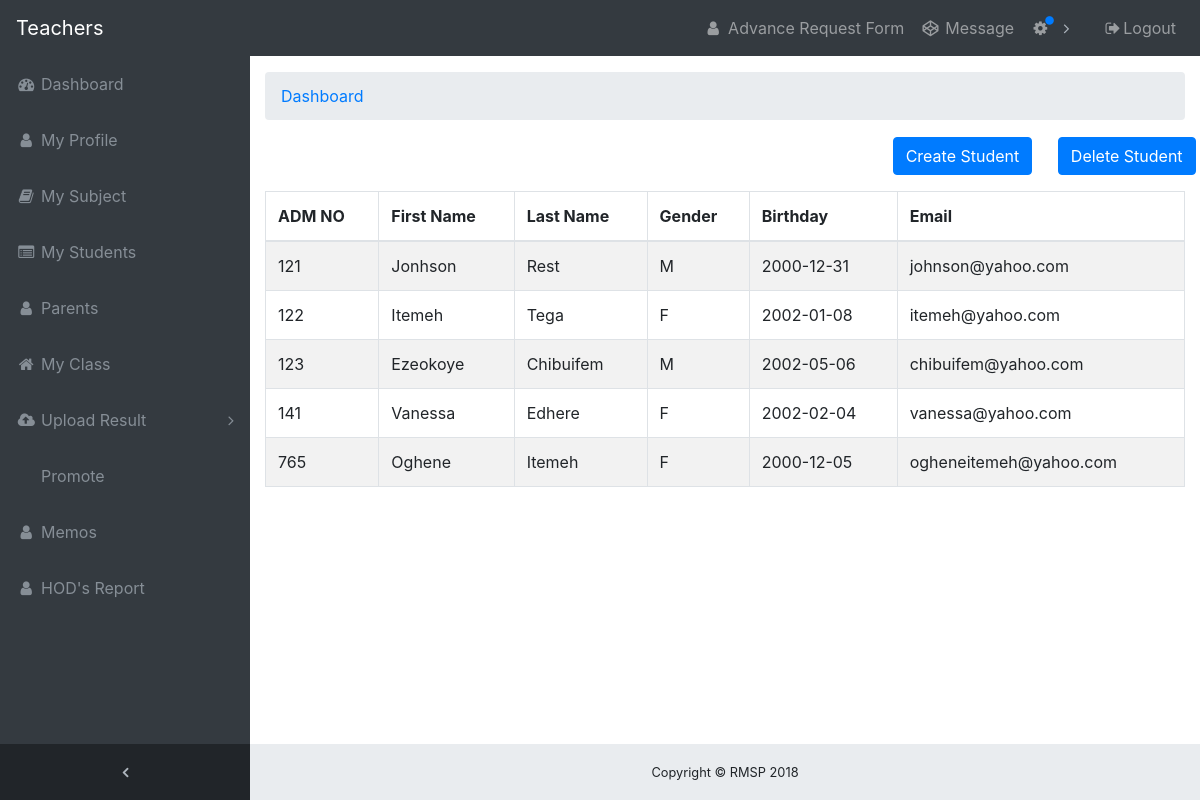
The app's page /staff/class.php (signed in) with its own data.
### tables this page shows
CREATE TABLE `student` (
  `id` int(11) NOT NULL,
  `adm_no` int(225) NOT NULL,
  `fname` varchar(259) NOT NULL,
  `lname` varchar(250) NOT NULL,
  `gender` enum('M','F','','') NOT NULL,
  `birthday` date NOT NULL,
  `email` varchar(225) NOT NULL,
  `password` varchar(225) NOT NULL,
  `parent_id` varchar(225) NOT NULL,
  `class_id` int(250) NOT NULL
);

### staff/class.php (the view, shortened to what this page needs)
<?php include_once ('header.php');
      include_once('../connection.php');
 ?>
  <div class="content-wrapper">
    <div class="container-fluid">
      <ol class="breadcrumb">
        <li class="breadcrumb-item">
          <a href="home.php">Dashboard</a>
                  </li>
      </ol>
       <div class="row pull-right">
        <div class="col-7 offset-1">
        </div>
                <button type="button"data-toggle="modal" data-target="#create" class="btn btn-primary">
                      Create Student
               </button>
                <button type="button"data-toggle="modal" data-target="#delete" class="btn btn-primary">
                      Delete Student
               </button>
                 </div>
         <table class="table table-user-information">
                                  <table class="table table-striped table-bordered table-hover">
                                          <thead>
                          <tr>
                             <th>ADM NO</th>
                            <th>First Name</th>
                            <th>Last Name</th>
                            <th>Gender</th>
                            <th>Birthday</th>
                            <th>Email</th>
                            </tr>
                      </thead>
                      <tbody>
                          <?php
                          $sql="SELECT * FROM student WHERE class_id=$classroom_id";
                          $qry1=mysqli_query($con,$sql);
                          while($re=mysqli_fetch_assoc($qry1))
                          {
                          ?>
                <tr>
                  <td><?php echo $re['adm_no'];?></td>
                  <td><?php echo $re['fname'];?></td>
                  <td><?php echo $re['lname'];?></td>
                  <td><?php echo $re['gender'];?></td>
                  <td><?php echo $re['birthday'];?></td>
                  <td><?php echo $re['email'];?></td>
                </tr>
                 <?php } ?>
                      </tbody>
                    </table>
         </div>
    </div>
    <?php include_once 'footer.php'; ?>

### staff/header.php (shortened to what this page needs)
<?php
include"../connection.php";
$userid =$_SESSION['TEACHER_ID'];
$category =$_SESSION['TEACHER_CAT'];
$class = "SELECT * FROM `classes` WHERE teacher_id='$userid'";
$query_class = mysqli_query($con,$class);
$num_rows = mysqli_num_rows($query_class);
if($num_rows >= 1 ){
while ($query1 = mysqli_fetch_assoc($query_class)){
$classroom_id= $query1 ['id'];
}
}else{
  $classroom = "No Class Yet";
}
 ?>
<!DOCTYPE html>
<html lang="en">
<head>
  <link href="../vendor/bootstrap/css/bootstrap.min.css" rel="stylesheet">
  <link href="../vendor/font-awesome/css/font-awesome.min.css" rel="stylesheet" type="text/css">
  <link href="../css/sb-admin.css" rel="stylesheet">
</head>
<body class="fixed-nav sticky-footer bg-dark" id="page-top">
  <nav class="navbar navbar-expand-lg navbar-dark bg-dark fixed-top" id="mainNav">
    <a class="navbar-brand" href="home.php">Teachers</a>
    <div class="collapse navbar-collapse" id="navbarResponsive">
      <ul class="navbar-nav navbar-sidenav" id="exampleAccordion">
        <li class="nav-item" data-toggle="tooltip" data-placement="right" title="Dashboard">
          <a class="nav-link" href="home.php">
            <i class="fa fa-fw fa-dashboard"></i>
            <span class="nav-link-text">Dashboard</span>
          </a>
        </li>
        <li class="nav-item" data-toggle="tooltip" data-placement="right" title="My Profile">
          <a class="nav-link" href="home.php">
            <i class="fa fa-fw fa-user"></i>
            <span class="nav-link-text">My Profile</span>
          </a>
        </li>
        <li class="nav-item" data-toggle="tooltip" data-placement="right" title="My subject">
          <a class="nav-link" href="subjects.php">
            <i class="fa fa-fw fa-book"></i>
            <span class="nav-link-text">My Subject</span>
          </a>
          <?php
           if ($category == "1") echo '
        <li class="nav-item" data-toggle="tooltip" data-placement="right" title="My Students">
          <a class="nav-link" href="students.php">
            <i class="fa fa-fw fa-list-alt"></i>
            <span class="nav-link-text">My Students</span>
          </a>
        </li>';
                    if ($category == "1" )  echo '
        <li class="nav-item" data-toggle="tooltip" data-placement="right" title="Parents">
          <a class="nav-link" href="parent_view.php">
            <i class="fa fa-fw fa-user"></i>
            <span class="nav-link-text">Parents</span>
          </a>
        </li>';
        elseif ($category == "2");
                    if ($category == "1" )  echo '
        <li class="nav-item" data-toggle="tooltip" data-placement="right" title="My Class">
          <a class="nav-link" href="class.php">
            <i class="fa fa-fw fa-home"></i>
            <span class="nav-link-text">My Class</span>
          </a>
        </li>';
                    ?>
        <li class="nav-item" data-toggle="tooltip" data-placement="right" title="Upload Result">
          <a class="nav-link nav-link-collapse collapsed" data-toggle="collapse" href="#collapseterm1" data-parent="#exampleAccordion">
            <i class="fa fa-fw fa-cloud-upload"></i>
            <span class="nav-link-text">Upload Result</span>
          </a>
        </li>
        </li>
        <?php if($category == "1"){ ?>
             <li class="nav-item" data-toggle="tooltip" data-placement="right" title="Promote">
          <a class="nav-link" href="promote.php">
            <span class="nav-link-text">Promote</span>
          </a>
        </li>
<?php } ?>
           <li class="nav-item" data-toggle="tooltip" data-placement="right" title="Memos">
          <a class="nav-link" href="memo.php">
            <i class="fa fa-fw fa-user"></i>
            <span class="nav-link-text">Memos</span>
          </a>
        </li>
            <li class="nav-item" data-toggle="tooltip" data-placement="right" title="HOD's Report">
          <a class="nav-link" href="hod_report.php">
            <i class="fa fa-fw fa-user"></i>
            <span class="nav-link-text">HOD's Report</span>
          </a>
        </li>
              </ul>
      <ul class="navbar-nav sidenav-toggler">
        <li class="nav-item">
          <a class="nav-link text-center" id="sidenavToggler">
            <i class="fa fa-fw fa-angle-left"></i>
          </a>
        </li>
      </ul>
        <ul class="navbar-nav ml-auto">
        <li class="nav-item" data-toggle="tooltip" data-placement="right" title="Advance Request Form ">
          <a class="nav-link" href="advance_request.php">
            <i class="fa fa-fw fa-user"></i>
            <span class="nav-link-text">Advance Request Form</span>
          </a>
        </li>
          <li class="nav-item" data-toggle="tooltip" data-placement="right" title="Message">
          <a class="nav-link" href="message.php">
            <i class="fa fa-fw fa-codepen"></i>
            <span class="nav-link-text">Message</span>
          </a>
        </li>
        <li class="nav-item dropdown">
          <a class="nav-link dropdown-toggle mr-lg-2" id="messagesDropdown" href="#" data-toggle="dropdown" aria-haspopup="true" aria-expanded="false">
            <i class="fa fa-fw fa-cog"></i>
            <span class="indicator text-primary d-none d-lg-block">
              <i class="fa fa-fw fa-circle"></i>
            </span>
          </a>
        </li>
        <li class="nav-item">
          <a class="nav-link" data-toggle="modal" data-target="#exampleModal">
            <i class="fa fa-fw fa-sign-out"></i>Logout</a>
        </li>
      </ul>
    </div>
  </nav>

### staff/footer.php (shortened to what this page needs)
 <footer class="sticky-footer">
      <div class="container">
        <div class="text-center">
          <small>Copyright © RMSP 2018</small>
        </div>
      </div>
    </footer>
</body>
</html>

### css/sb-admin.css (style rules this page uses)
html { position: relative; min-height: 100%; }
body { overflow-x: hidden; }
body.sticky-footer { margin-bottom: 56px; }
body.sticky-footer .content-wrapper { min-height: calc(100vh - 56px - 56px); }
body.fixed-nav { padding-top: 56px; }
.content-wrapper { min-height: calc(100vh - 56px); padding-top: 1rem; }
#mainNav .navbar-collapse { overflow: auto; max-height: 75vh; }
#mainNav .navbar-collapse .navbar-nav .nav-item .nav-link { cursor: pointer; }
#mainNav .navbar-collapse .navbar-sidenav .nav-link-collapse:after { float: right; content: '\f107'; font-family: 'FontAwesome'; }
#mainNav .navbar-collapse .navbar-sidenav .nav-link-collapse.collapsed:after { content: '\f105'; }
#mainNav .navbar-collapse .sidenav-toggler { display: none; }
#mainNav .navbar-collapse .navbar-nav > .nav-item.dropdown > .nav-link { position: relative; min-width: 45px; }
#mainNav .navbar-collapse .navbar-nav > .nav-item.dropdown > .nav-link:after { float: right; width: auto; content: '\f105'; border: none; font-family: 'FontAwesome'; }
#mainNav .navbar-collapse .navbar-nav > .nav-item.dropdown > .nav-link .indicator { position: absolute; top: 5px; left: 21px; font-size: 10px; }
@media (min-width: 992px) { #mainNav .navbar-brand { width: 250px; } }
@media (min-width: 992px) { #mainNav .navbar-collapse { overflow: visible; max-height: none; } }
@media (min-width: 992px) { #mainNav .navbar-collapse .navbar-sidenav { position: absolute; top: 0; left: 0; -webkit-flex-direction: column; -ms-flex-direction: column; flex-direction: column; margin-top: 56px; } }
@media (min-width: 992px) { #mainNav .navbar-collapse .navbar-sidenav > .nav-item { width: 250px; padding: 0; } }
@media (min-width: 992px) { #mainNav .navbar-collapse .navbar-sidenav > .nav-item > .nav-link { padding: 1em; } }
@media (min-width: 992px) { #mainNav .navbar-collapse .navbar-nav > .nav-item.dropdown > .nav-link { min-width: 0; } }
@media (min-width: 992px) { #mainNav .navbar-collapse .navbar-nav > .nav-item.dropdown > .nav-link:after { width: 24px; text-align: center; } }
#mainNav.fixed-top .sidenav-toggler { display: none; }
@media (min-width: 992px) { #mainNav.fixed-top .navbar-sidenav { height: calc(100vh - 112px); } }
@media (min-width: 992px) { #mainNav.fixed-top .sidenav-toggler { position: absolute; top: 0; left: 0; display: flex; -webkit-flex-direction: column; -ms-flex-direction: column; flex-direction: column; margin-top: calc(100vh - 56px); } }
@media (min-width: 992px) { #mainNav.fixed-top .sidenav-toggler > .nav-item { width: 250px; padding: 0; } }
@media (min-width: 992px) { #mainNav.fixed-top .sidenav-toggler > .nav-item > .nav-link { padding: 1em; } }
#mainNav.fixed-top.navbar-dark .sidenav-toggler { background-color: #212529; }
#mainNav.fixed-top.navbar-dark .sidenav-toggler a i { color: #adb5bd; }
.content-wrapper { overflow-x: hidden; background: white; }
@media (min-width: 992px) { .content-wrapper { margin-left: 250px; } }
#sidenavToggler i { font-weight: 800; }
#mainNav.navbar-dark .navbar-collapse .navbar-sidenav .nav-link-collapse:after { color: #868e96; }
#mainNav.navbar-dark .navbar-collapse .navbar-sidenav > .nav-item > .nav-link { color: #868e96; }
#mainNav.navbar-dark .navbar-collapse .navbar-nav > .nav-item.dropdown > .nav-link:after { color: #adb5bd; }
@media (min-width: 992px) { #mainNav.navbar-dark .navbar-collapse .navbar-sidenav { background: #343a40; } }
footer.sticky-footer { position: absolute; right: 0; bottom: 0; width: 100%; height: 56px; background-color: #e9ecef; line-height: 55px; }
@media (min-width: 992px) { footer.sticky-footer { width: calc(100% - 250px); } }

### records on screen
student: adm_no "121", fname "Jonhson", lname "Rest", gender "M", birthday "2000-12-31", email "johnson@yahoo.com"
student: adm_no "122", fname "Itemeh", lname "Tega", gender "F", birthday "2002-01-08", email "itemeh@yahoo.com"
student: adm_no "123", fname "Ezeokoye", lname "Chibuifem", gender "M", birthday "2002-05-06", email "chibuifem@yahoo.com"
student: adm_no "141", fname "Vanessa", lname "Edhere", gender "F", birthday "2002-02-04", email "vanessa@yahoo.com"
student: adm_no "765", fname "Oghene", lname "Itemeh", gender "F", birthday "2000-12-05", email "ogheneitemeh@yahoo.com"
